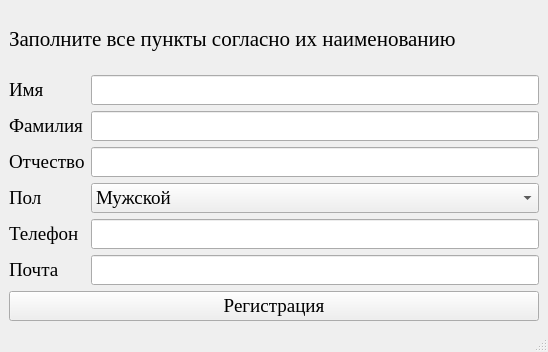
<?xml version="1.0" encoding="UTF-8"?>
<ui version="4.0">
 <class>MainWindow</class>
 <widget class="QMainWindow" name="MainWindow">
  <property name="geometry">
   <rect>
    <x>0</x>
    <y>0</y>
    <width>548</width>
    <height>352</height>
   </rect>
  </property>
  <property name="windowTitle">
   <string>MainWindow</string>
  </property>
  <widget class="QWidget" name="centralwidget">
   <layout class="QGridLayout" name="gridLayout_2">
    <item row="0" column="0">
     <layout class="QGridLayout" name="gridLayout">
      <item row="2" column="0">
       <widget class="QLabel" name="label_4">
        <property name="font">
         <font>
          <family>Times New Roman</family>
          <pointsize>14</pointsize>
         </font>
        </property>
        <property name="text">
         <string>Фамилия</string>
        </property>
       </widget>
      </item>
      <item row="5" column="1">
       <widget class="QLineEdit" name="lineEdit_2">
        <property name="font">
         <font>
          <family>Times New Roman</family>
          <pointsize>14</pointsize>
         </font>
        </property>
       </widget>
      </item>
      <item row="3" column="0">
       <widget class="QLabel" name="label_2">
        <property name="font">
         <font>
          <family>Times New Roman</family>
          <pointsize>14</pointsize>
         </font>
        </property>
        <property name="text">
         <string>Отчество</string>
        </property>
       </widget>
      </item>
      <item row="0" column="0" colspan="2">
       <widget class="QLabel" name="label_6">
        <property name="font">
         <font>
          <family>Times New Roman</family>
          <pointsize>16</pointsize>
         </font>
        </property>
        <property name="text">
         <string>Заполните все пункты согласно их наименованию</string>
        </property>
       </widget>
      </item>
      <item row="1" column="1">
       <widget class="QLineEdit" name="lineEdit_5">
        <property name="font">
         <font>
          <family>Times New Roman</family>
          <pointsize>14</pointsize>
         </font>
        </property>
       </widget>
      </item>
      <item row="3" column="1">
       <widget class="QLineEdit" name="lineEdit_3">
        <property name="font">
         <font>
          <family>Times New Roman</family>
          <pointsize>14</pointsize>
         </font>
        </property>
       </widget>
      </item>
      <item row="5" column="0">
       <widget class="QLabel" name="label">
        <property name="font">
         <font>
          <family>Times New Roman</family>
          <pointsize>14</pointsize>
         </font>
        </property>
        <property name="text">
         <string>Телефон</string>
        </property>
       </widget>
      </item>
      <item row="2" column="1">
       <widget class="QLineEdit" name="lineEdit_4">
        <property name="font">
         <font>
          <family>Times New Roman</family>
          <pointsize>14</pointsize>
         </font>
        </property>
       </widget>
      </item>
      <item row="6" column="0">
       <widget class="QLabel" name="label_3">
        <property name="font">
         <font>
          <family>Times New Roman</family>
          <pointsize>14</pointsize>
         </font>
        </property>
        <property name="text">
         <string>Почта</string>
        </property>
       </widget>
      </item>
      <item row="1" column="0">
       <widget class="QLabel" name="label_5">
        <property name="font">
         <font>
          <family>Times New Roman</family>
          <pointsize>14</pointsize>
         </font>
        </property>
        <property name="text">
         <string>Имя</string>
        </property>
       </widget>
      </item>
      <item row="7" column="0" colspan="2">
       <widget class="QPushButton" name="pushButton">
        <property name="font">
         <font>
          <family>Times New Roman</family>
          <pointsize>14</pointsize>
         </font>
        </property>
        <property name="text">
         <string>Регистрация</string>
        </property>
       </widget>
      </item>
      <item row="6" column="1">
       <widget class="QLineEdit" name="lineEdit">
        <property name="font">
         <font>
          <family>Times New Roman</family>
          <pointsize>14</pointsize>
         </font>
        </property>
       </widget>
      </item>
      <item row="4" column="0">
       <widget class="QLabel" name="label_7">
        <property name="font">
         <font>
          <family>Times New Roman</family>
          <pointsize>14</pointsize>
         </font>
        </property>
        <property name="text">
         <string>Пол</string>
        </property>
       </widget>
      </item>
      <item row="4" column="1">
       <widget class="QComboBox" name="comboBox">
        <property name="font">
         <font>
          <family>Times New Roman</family>
          <pointsize>14</pointsize>
         </font>
        </property>
        <item>
         <property name="text">
          <string>Мужской</string>
         </property>
        </item>
        <item>
         <property name="text">
          <string>Женский</string>
         </property>
        </item>
       </widget>
      </item>
     </layout>
    </item>
   </layout>
  </widget>
  <widget class="QMenuBar" name="menubar">
   <property name="geometry">
    <rect>
     <x>0</x>
     <y>0</y>
     <width>548</width>
     <height>21</height>
    </rect>
   </property>
  </widget>
  <widget class="QStatusBar" name="statusbar"/>
 </widget>
 <resources/>
 <connections/>
</ui>
